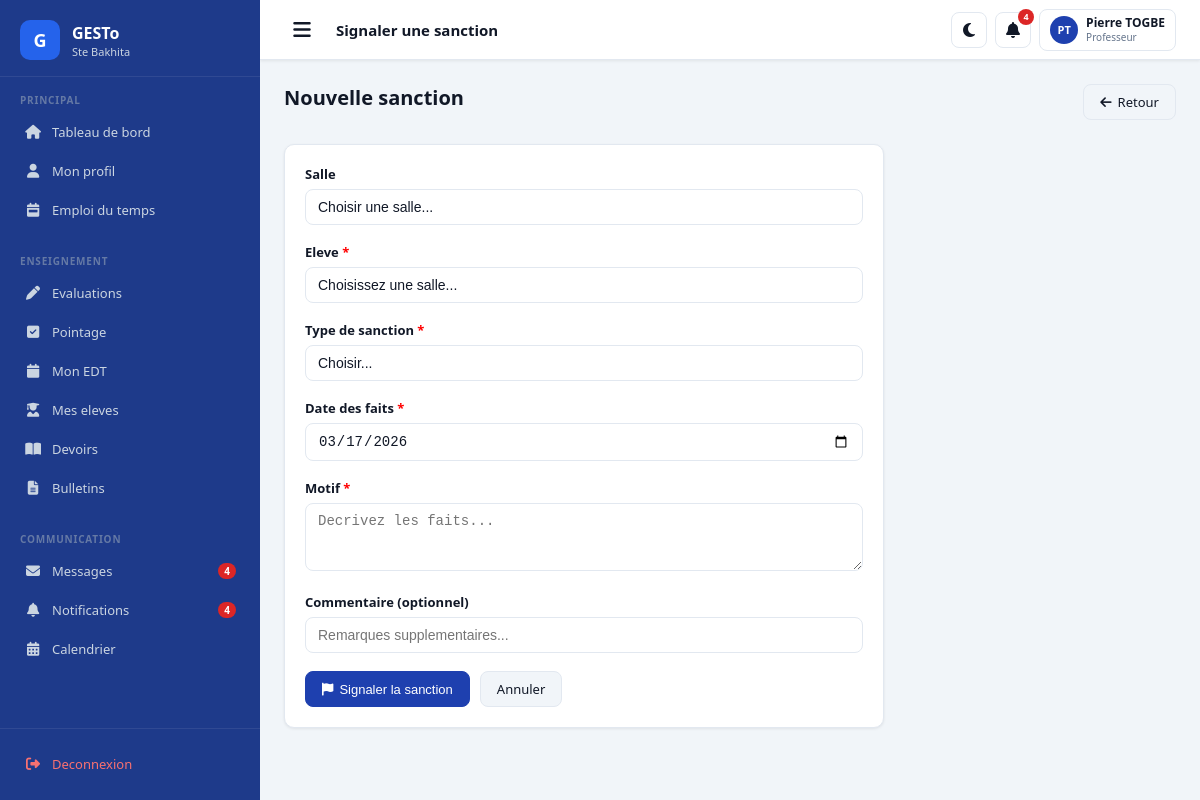
Page /discipline/nouvelle/ (signed in) on the committed database.
### apps/authentication/models.py (models this page shows, shortened)
class CustomUser(AbstractUser):
    ROLES = [
        ('DIRECTEUR', 'Directeur'),
        ('CENSEUR', 'Censeur'),
        ('PROFESSEUR', 'Professeur'),
        ('COMPTABLE', 'Comptable'),
        ('SURVEILLANT', 'Surveillant'),
        ('SECRETAIRE', 'Secrétaire'),
        ('PARENT', 'Parent'),
        ('ELEVE', 'Élève'),
    ]
    role = models.CharField(max_length=20, choices=ROLES, default='ELEVE')
    telephone = models.CharField(max_length=20, blank=True)
    telephone_wa = models.CharField(max_length=20, blank=True,
        help_text="Numéro WhatsApp avec indicatif ex: +22890000000")
    wa_verifie = models.BooleanField(default=False)
    photo = models.ImageField(upload_to='photos/personnel/', null=True, blank=True)
    adresse = models.CharField(max_length=200, blank=True)
    specialite = models.CharField(max_length=100, blank=True)
    date_prise_service = models.DateField(null=True, blank=True)
    preferences_notifications = models.JSONField(default=dict, blank=True)
    created_at = models.DateTimeField(auto_now_add=True)
    class Meta:
        verbose_name = 'Utilisateur'
        verbose_name_plural = 'Utilisateurs'

### apps/discipline/views.py (the view)
        def wrapper(request, *args, **kwargs):
            if not request.user.is_authenticated:
                return redirect('login')
            if not (request.user.is_superuser or request.user.role in roles):
                messages.error(request, "Acces refuse.")
                return redirect('dashboard')
            return view_func(request, *args, **kwargs)

### apps/academic/models.py (called while the page is built)
    @classmethod
    def active(cls):
        return cls.objects.filter(est_active=True).first()

    @classmethod
    def active(cls, annee=None):
        qs = cls.objects.filter(est_active=True)
        if annee:
            qs = qs.filter(annee=annee)
        return qs.first()

### apps/core/templatetags/extras.py (called while the page is built)
@register.filter
def initiales(user):
    try:
        f = (user.first_name or '')[:1].upper()
        l = (user.last_name or '')[:1].upper()
        return f"{f}{l}" or user.username[:2].upper()
    except Exception:
        return '??'

### apps/discipline/views.py (called while the page is built, shortened)
def role_requis(*roles):
    def decorator(view_func):
        def wrapper(request, *args, **kwargs):
            if not request.user.is_authenticated:
                return redirect('login')
            if not (request.user.is_superuser or request.user.role in roles):
                messages.error(request, "Acces refuse.")
                return redirect('dashboard')
            return view_func(request, *args, **kwargs)
        wrapper.__name__ = view_func.__name__
        return wrapper
    return decorator

@login_required
@role_requis('DIRECTEUR', 'CENSEUR', 'SURVEILLANT', 'PROFESSEUR')
def nouvelle_sanction(request):
    annee = AnneeScolaire.active()
    types = TypeSanction.objects.all().order_by('gravite', 'nom')
    salles = SalleClasse.objects.filter(
        annee=annee, est_active=True
    ).order_by('niveau__ordre', 'nom') if annee else []
    return render(request, 'discipline/nouvelle_sanction.html', {
        'types': types,
        'salles': salles,
        'annee': annee,
    })

### templates/discipline/nouvelle_sanction.html (shortened to what this page needs)
{% extends 'base.html' %}
{% load extras %}
{% block page_title %}Signaler une sanction{% endblock %}
{% block content %}
<div class="page-header">
  <div><h1>Nouvelle sanction</h1></div>
  <a href="{% url 'liste_sanctions' %}" class="btn btn-secondary">
    <i class="fas fa-arrow-left"></i> Retour
  </a>
</div>
<div class="card" style="max-width:600px">
  <div class="card-body">
    <form method="post">
      <div class="form-group">
        <label class="form-label">Salle</label>
        <select class="form-control" id="select-salle"
                onchange="chargerEleves()">
          <option value="">Choisir une salle...</option>
        </select>
      </div>
      <div class="form-group">
        <label class="form-label">
          Eleve <span style="color:red">*</span>
        </label>
        <select name="eleve_id" class="form-control"
                id="select-eleve" required>
          <option value="">Choisissez une salle...</option>
        </select>
      </div>
      <div class="form-group">
        <label class="form-label">
          Type de sanction <span style="color:red">*</span>
        </label>
        <select name="type_sanction_id" class="form-control" required>
          <option value="">Choisir...</option>
        </select>
      </div>
      <div class="form-group">
        <label class="form-label">
          Date des faits <span style="color:red">*</span>
        </label>
        <input type="date" name="date_faits" class="form-control"
               required value="{{ today }}">
      </div>
      <div class="form-group">
        <label class="form-label">
          Motif <span style="color:red">*</span>
        </label>
        <textarea name="motif" class="form-control" rows="3"
                  required placeholder="Decrivez les faits..."></textarea>
      </div>
      <div class="form-group">
        <label class="form-label">Commentaire (optionnel)</label>
        <input type="text" name="commentaire" class="form-control"
               placeholder="Remarques supplementaires...">
      </div>
      <div style="display:flex;gap:10px;margin-top:8px">
        <button type="submit" class="btn btn-primary">
          <i class="fas fa-flag"></i> Signaler la sanction
        </button>
        <a href="{% url 'liste_sanctions' %}" class="btn btn-secondary">
          Annuler
        </a>
      </div>
    </form>
  </div>
</div>
{% endblock %}

### templates/base.html (shortened to what this page needs)
{% load static %}
{% load extras %}
<!DOCTYPE html>
<html lang="fr" data-theme="light">
<head>
  <link rel="stylesheet" href="{% static 'css/main.css' %}">
  <link rel="stylesheet"
        href="https://cdnjs.cloudflare.com/ajax/libs/font-awesome/6.5.0/css/all.min.css">
</head>
<body data-session-remaining="{{ session_remaining }}">
<div class="layout">
  <aside class="sidebar" id="sidebar">
    <div class="sidebar-logo">
      <div class="logo-icon">G</div>
      <div class="logo-text">
        <h1>GESTo</h1>
        <p>Ste Bakhita</p>
      </div>
    </div>
    <div style="flex:1;overflow-y:auto">
      <div class="sidebar-section">
        <div class="sidebar-section-label">Principal</div>
        <a href="{% url 'dashboard' %}"
           class="nav-item {% if request.path == '/' %}active{% endif %}">
          <span class="nav-icon"><i class="fas fa-home"></i></span>
          <span>Tableau de bord</span>
        </a>
        <a href="/profil/"
           class="nav-item {% if '/profil/' in request.path %}active{% endif %}">
          <span class="nav-icon"><i class="fas fa-user"></i></span>
          <span>Mon profil</span>
        </a>
        <a href="{% url 'vue_edt' %}"
           class="nav-item {% if '/emploi-du-temps/' in request.path %}active{% endif %}">
          <span class="nav-icon"><i class="fas fa-calendar-week"></i></span>
          <span>Emploi du temps</span>
        </a>
      </div>
      {% if request.user.role == 'PROFESSEUR' %}
      <div class="sidebar-section">
        <div class="sidebar-section-label">Enseignement</div>
        <a href="{% url 'liste_evaluations' %}"
           class="nav-item {% if '/notes/' in request.path %}active{% endif %}">
          <span class="nav-icon"><i class="fas fa-pen"></i></span>
          <span>Evaluations</span>
        </a>
        <a href="{% url 'liste_seances' %}"
           class="nav-item {% if '/presences/' in request.path %}active{% endif %}">
          <span class="nav-icon"><i class="fas fa-check-square"></i></span>
          <span>Pointage</span>
        </a>
        <a href="/emploi-du-temps/"
           class="nav-item {% if '/emploi-du-temps/' in request.path %}active{% endif %}">
          <span class="nav-icon"><i class="fas fa-calendar"></i></span>
          <span>Mon EDT</span>
        </a>
        <a href="/eleves/"
           class="nav-item {% if '/eleves/' in request.path %}active{% endif %}">
          <span class="nav-icon"><i class="fas fa-user-graduate"></i></span>
          <span>Mes eleves</span>
        </a>
        <a href="{% url 'liste_devoirs' %}"
           class="nav-item {% if '/devoirs/' in request.path %}active{% endif %}">
          <span class="nav-icon"><i class="fas fa-book-open"></i></span>
          <span>Devoirs</span>
        </a>
        <a href="{% url 'bulletins_salle' %}"
           class="nav-item {% if '/notes/bulletins/' in request.path %}active{% endif %}">
          <span class="nav-icon"><i class="fas fa-file-alt"></i></span>
          <span>Bulletins</span>
        </a>
      </div>
      {% endif %}
      <div class="sidebar-section">
        <div class="sidebar-section-label">Communication</div>
        <a href="{% url 'messagerie' %}"
           class="nav-item {% if request.path == '/messagerie/' %}active{% endif %}">
          <span class="nav-icon"><i class="fas fa-envelope"></i></span>
          <span>Messages</span>
          {% if nb_notifs > 0 %}
          <span class="nav-badge">{{ nb_notifs }}</span>
          {% endif %}
        </a>
        <a href="{% url 'liste_notifications' %}"
           class="nav-item {% if '/notifications/' in request.path %}active{% endif %}">
          <span class="nav-icon"><i class="fas fa-bell"></i></span>
          <span>Notifications</span>
          {% if nb_notifs > 0 %}
          <span class="nav-badge">{{ nb_notifs }}</span>
          {% endif %}
        </a>
        <a href="{% url 'calendrier' %}"
           class="nav-item {% if '/calendrier/' in request.path %}active{% endif %}">
          <span class="nav-icon"><i class="fas fa-calendar-alt"></i></span>
          <span>Calendrier</span>
        </a>
      </div>
    </div>
    <div class="sidebar-footer">
      <a href="/logout/" class="nav-item" style="color:#F87171">
        <span class="nav-icon"><i class="fas fa-sign-out-alt"></i></span>
        <span>Deconnexion</span>
      </a>
    </div>
  </aside>
  <div class="main-content">
    <nav class="navbar-top">
      <button class="navbar-toggle" onclick="toggleSidebar()">
        <i class="fas fa-bars"></i>
      </button>
      <span class="navbar-title">{% block page_title %}Tableau de bord{% endblock %}</span>
      <div class="navbar-actions">
        <button class="navbar-btn" id="theme-toggle"
                onclick="toggleTheme()" title="Mode sombre/clair">
          <i class="fas fa-moon"></i>
        </button>
        <a href="/messagerie/notifications/" class="navbar-btn"
           title="Notifications">
          <i class="fas fa-bell"></i>
          {% if nb_notifs > 0 %}
          <span class="notif-badge">{{ nb_notifs }}</span>
          {% endif %}
        </a>
        <a href="/profil/" class="user-menu">
          <div class="user-avatar">
            {{ request.user|initiales }}
          </div>
          <div class="user-info">
            <div class="user-name">{{ request.user.get_full_name|default:request.user.username|truncatechars:16 }}</div>
            <div class="user-role">{{ request.user.get_role_display }}</div>
          </div>
        </a>
      </div>
    </nav>
    <div class="page-body">
      {% block content %}{% endblock %}
    </div>
  </div>
</div>
</body>
</html>

### rows in the picture
CustomUser: user|initiales "PT", user.get_full_name "Pierre TOGBE", user.role "Professeur"

### other values in the picture
{{ nb_notifs }} "4"
